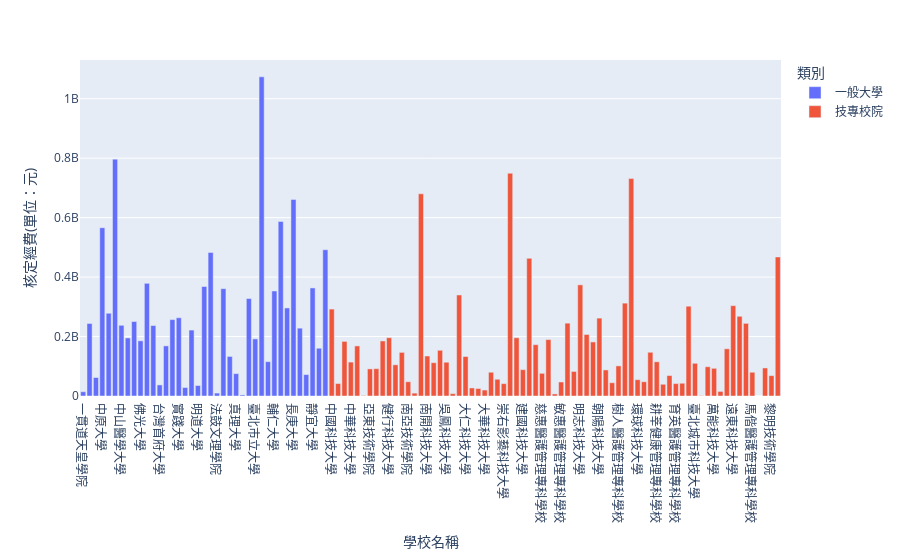

The notebook cell this image was saved under:
### Code cell
import plotly.express as px
fig = px.bar(not_national_universities, x="學校名稱", y="核定經費(單位：元)", color="類別")
fig.show()

### Figure 1 — Plotly figure (JSON) as saved in the notebook; plotly's stock layout.template omitted (floating-point values rounded to 4 significant figures)
{"data": [{"alignmentgroup": "True", "hovertemplate": "類別=一般大學<br>學校名稱=%{x}<br>核定經費(單位：元)=%{y}<extra></extra>", "legendgroup": "一般大學", "marker": {"color": "#636efa", "pattern": {"shape": ""}}, "name": "一般大學", "offsetgroup": "一般大學", "orientation": "v", "showlegend": true, "textposition": "auto", "type": "bar", "x": ["一貫道天皇學院", "世新大學", "中信金融管理學院", "中原大學", "中國文化大學", "中國醫藥大學", "中山醫學大學", "中華大學", "亞洲大學", "佛光大學", "元智大學", "南華大學", "台灣首府大學", "大同大學", "大葉大學", "實踐大學", "康寧大學", "慈濟大學", "明道大學", "東吳大學", "東海大學", "法鼓文理學院", "淡江大學", "玄奘大學", "真理大學", "稻江科技暨管理學院", "義守大學", "臺北市立大學", "臺北醫學大學", "華梵大學", "輔仁大學", "逢甲大學", "銘傳大學", "長庚大學", "長榮大學", "開南大學", "靜宜大學", "馬偕醫學院", "高雄醫學大學"], "xaxis": "x", "y": [14391000, 244019801, 62233063, 566128253, 278397368, 796775969, 237875976, 195291248, 250520697, 185621465, 379034709, 237014986, 37342074, 168609120, 257017189, 263236021, 28551028, 221779507, 35247641, 368307143, 483051852, 9841658, 361051434, 133113024, 75278385, 3636000, 327832651, 192042676, 1073771053, 115509642, 353257047, 587330551, 296238125, 661368507, 228211623, 72101661, 363580532, 160733231, 492047407], "yaxis": "y"}, {"alignmentgroup": "True", "hovertemplate": "類別=技專校院<br>學校名稱=%{x}<br>核定經費(單位：元)=%{y}<extra></extra>", "legendgroup": "技專校院", "marker": {"color": "#EF553B", "pattern": {"shape": ""}}, "name": "技專校院", "offsetgroup": "技專校院", "orientation": "v", "showlegend": true, "textposition": "auto", "type": "bar", "x": ["中國科技大學", "中州科技大學", "中臺科技大學", "中華科技大學", "中華醫事科技大學", "亞太創意技術學院", "亞東技術學院", "仁德醫護管理專科學校", "修平科技大學", "健行科技大學", "僑光科技大學", "元培醫事科技大學", "南亞技術學院", "南榮科技大學", "南臺科技大學", "南開科技大學", "台北海洋科技大學", "台南應用科技大學", "吳鳳科技大學", "和春技術學院", "嘉南藥理大學", "大仁科技大學", "大同技術學院", "大漢技術學院", "大華科技大學", "宏國德霖科技大學", "崇仁醫護管理專科學校", "崇右影藝科技大學", "崑山科技大學", "嶺東科技大學", "建國科技大學", "弘光科技大學", "德明財經科技大學", "慈惠醫護管理專科學校", "慈濟科技大學", "敏實科技大學", "敏惠醫護管理專科學校", "文藻外語大學", "新生醫護管理專科學校", "明志科技大學", "明新科技大學", "景文科技大學", "朝陽科技大學", "東南科技大學", "東方設計大學", "樹人醫護管理專科學校", "樹德科技大學", "正修科技大學", "環球科技大學", "經國管理暨健康學院", "美和科技大學", "耕莘健康管理專科學校", "聖母醫護管理專科學校", "聖約翰科技大學", "育英醫護管理專科學校", "育達科技大學", "致理科技大學", "臺北城市科技大學", "臺灣觀光學院", "華夏科技大學", "萬能科技大學", "蘭陽技術學院", "輔英科技大學", "遠東科技大學", "醒吾科技大學", "長庚科技大學", "馬偕醫護管理專科學校", "高美醫護管理專科學校", "高苑科技大學", "黎明技術學院", "龍華科技大學"], "xaxis": "x", "y": [292400000, 41897600, 183670155, 114099334, 168455990, 1606772, 91148500, 91942166, 185144649, 196109577, 105044631, 146739988, 47891000, 9660000, 680196196, 134513958, 112015285, 153777643, 113645158, 8000000, 339812120, 132834675, 27031040, 25252676, 20008600, 79878224, 56339570, 41599155, 749494846, 195909211, 88648982, 463127766, 172719208, 76310602, 189835656, 6972600, 47121063, 245020893, 82626944, 373902862, 206974300, 181857916, 262025473, 87713000, 44651389, 101276000, 312387459, 731439000, 54860865, 47970000, 147092167, 115151340, 39472632, 68726769, 41782024, 42867994, 302045828, 109980000, 1050000, 98383068, 93096286, 15486018, 158803806, 303885507, 268155502, 244380234, 79890000, 0, 94326823, 68546073, 467826224], "yaxis": "y"}], "layout": {"barmode": "relative", "legend": {"title": {"text": "類別"}, "tracegroupgap": 0}, "margin": {"t": 60}, "xaxis": {"anchor": "y", "domain": [0, 1], "title": {"text": "學校名稱"}}, "yaxis": {"anchor": "x", "domain": [0, 1], "title": {"text": "核定經費(單位：元)"}}}}
